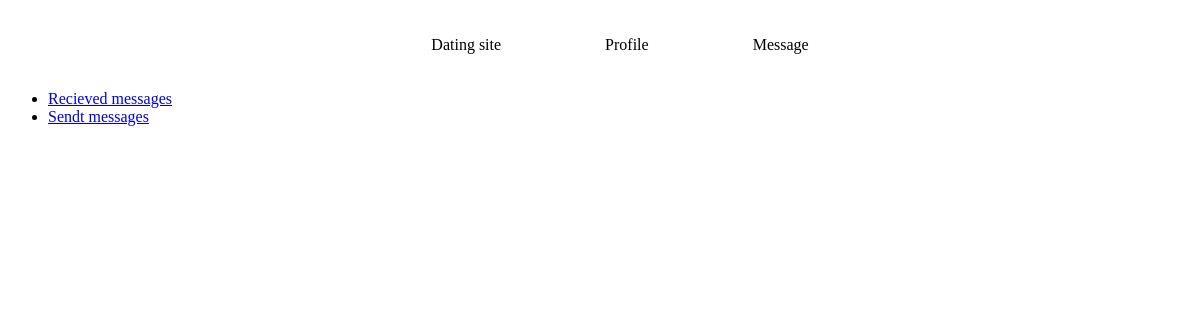
Before: /sentMessage.php with the older database file.
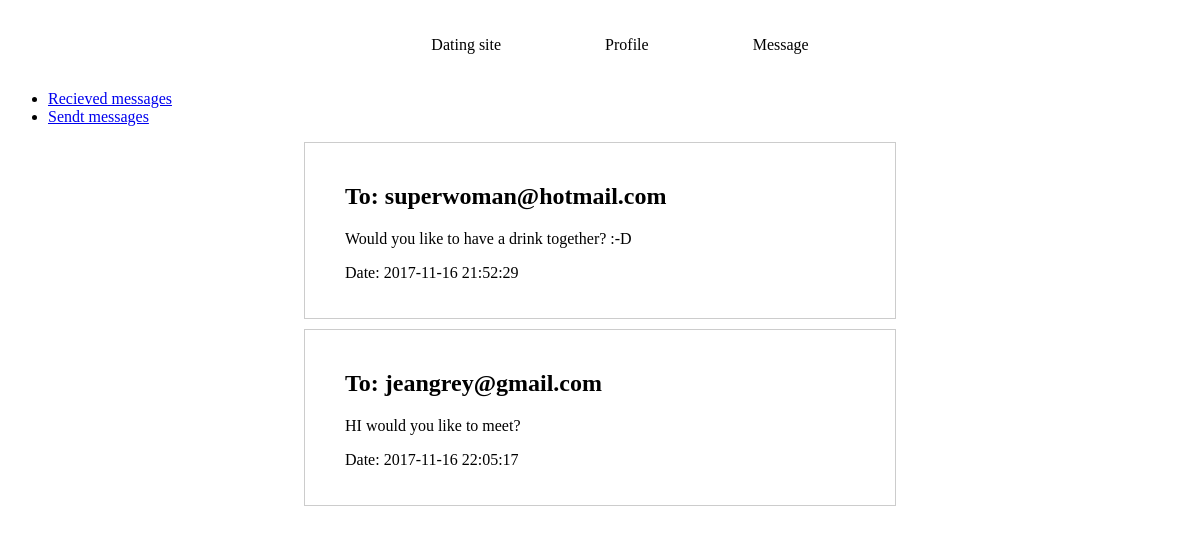
After: the same page with the newer database file.
### tables this page shows
CREATE TABLE `message` (
  `id` int(11) NOT NULL,
  `messageText` text NOT NULL,
  `date` timestamp NOT NULL DEFAULT CURRENT_TIMESTAMP,
  `userEmail` varchar(100) NOT NULL,
  `sender_userEmail` varchar(100) NOT NULL
);

### sentMessage.php (the view)
<?php
include 'include/head.php';
include 'include/database.php';
include 'include/footer.php';
$sentmessages = $conn->query('SELECT * FROM message')->fetchAll();
?>
<ul>
  <li><a href="recievedMessage.php">Recieved messages</a></li>
  <li><a href="sentMessage.php">Sendt messages</a></li>
</ul>
<?php
foreach ($sentmessages as $sentmessage) {
  if ($sentmessage['sender_userEmail'] === 'iceman@gmail.com'){
  ?>
  <section class="message">
    <h1>To: <?php echo $sentmessage['userEmail']; ?></h1>
    <p><?php echo $sentmessage['messageText']; ?></p>
    <p>Date: <?php echo $sentmessage['date']; ?></p>
  </section>
  <?php
}
}
 ?>

Changed rows visible on the page:
added message: userEmail "superwoman@hotmail.com", messageText "Would you like to have a drink together? :-D", date "2017-11-16 21:52:29"
added message: userEmail "jeangrey@gmail.com", messageText "HI would you like to meet?", date "2017-11-16 22:05:17"
